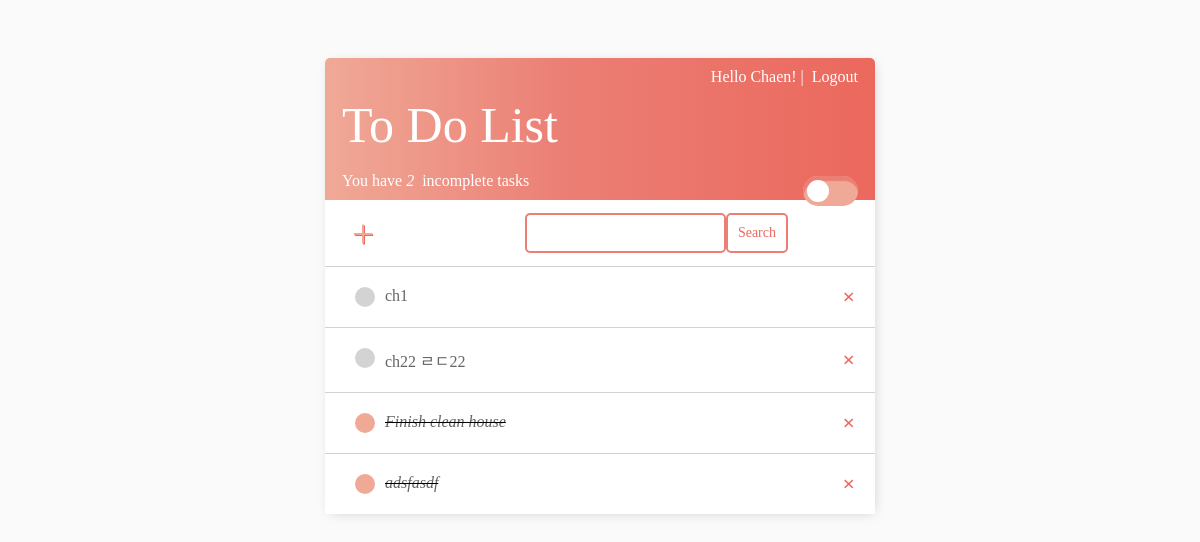
Page / (signed in) on the earlier database version.
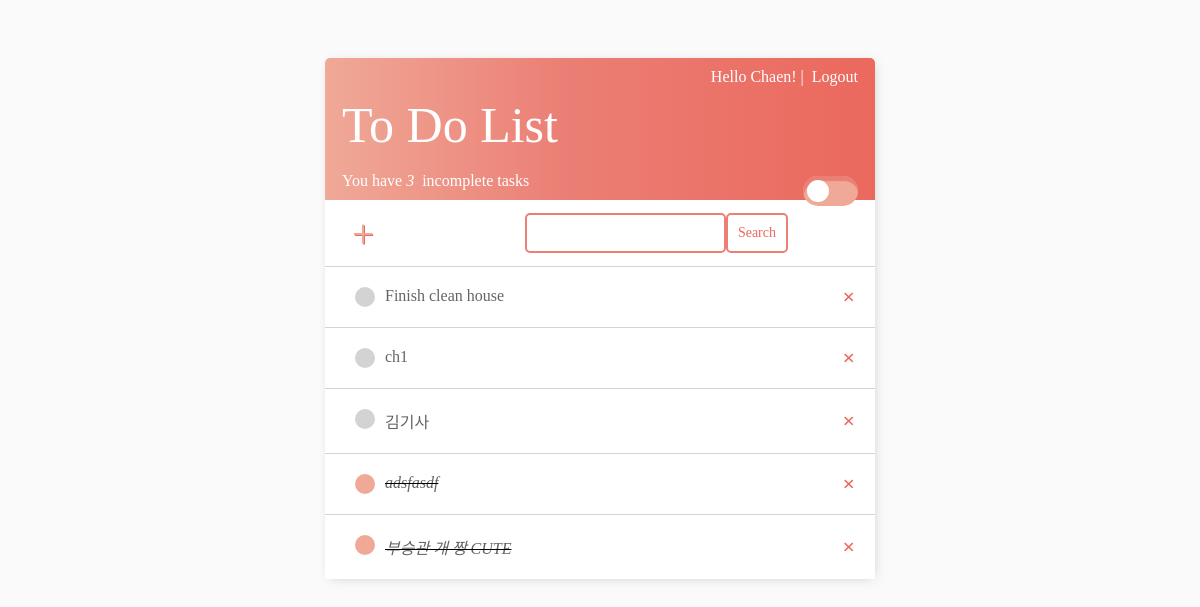
Same page on the later database version.
### base/models.py (models this page shows)
class Task(models.Model):
    user = models.ForeignKey(User, on_delete=models.CASCADE, null=True, blank=True)
    title = models.CharField(max_length=200) #할일의 제목. 리스트에 보여지는 글자
    description = models.TextField(null=True, blank=True)
    complete = models.BooleanField(default=False) #할일 완료시 True
    create = models.DateTimeField(auto_now_add=True)
    def __str__(self):
        return self.title
    class Meta:
        ordering = ['complete']

### base/views.py (the view)
# urls.py: path('', TaskList.as_view(), name='tasks'),
class TaskList(LoginRequiredMixin, ListView):
    model = Task
    context_object_name = 'tasks'
    def get_context_data(self, **kwargs):
        context = super().get_context_data(**kwargs)
        context['tasks'] = context['tasks'].filter(user=self.request.user) #다른사람꺼 못보게
        context['count'] = context['tasks'].filter(complete=False).count() #complete되지않은 task개수 count해줌
        search_input = self.request.GET.get('search-area') or ''
        if search_input:
            context['tasks'] = context['tasks'].filter(
                title__icontains=search_input) #검색 설정. icontains(~포함)대신 startswith(~로 시작하는) 가능
        context['search_input'] = search_input
        return context

### base/templates/base/task_list.html (shortened to what this page needs)
{% extends 'base/main.html' %}
{% block content %}
<div class="header-bar">
    {% if request.user.is_authenticated %}
        <a style="float:right; margin-right:7px;" href="{% url 'logout' %}">&nbsp Logout</a>
        <a style="float:right;">Hello {{request.user|title}}!&nbsp|</a>
    {% else %}
        <a style="float:right; margin-right:7px;" href="{% url 'login' %}">Login</a>
    {% endif %}
    <div>
        <p style="margin: 5px;">&nbsp</p>
        <a style="margin-top: 50px; font-size: 50px; margin-left: 7px;" href="{% url 'tasks' %}">To Do List</a>
        <label class="switch-button" style="float:right; margin-right:7px; margin-top: 80px;">
            <input type="checkbox" onclick="toggleTheme()" /> <span class="toggle-switch"></span>
        </label>
        <p style="margin: 0px;">&nbsp</p>
        <a style="margin-top: 22px; margin-bottom: 0px; margin-left: 7px;">
            You have <i>{{ count }}</i>&nbsp incomplete task{{ count|pluralize:"s" }} </a>
    </div>
</div>
<div id="search-add-wrapper">
    <a style="margin-left: 7px;" id="add-link" href="{% url 'task-create'  %}">&#x2b;</a>
    <form method="GET" style="margin-top: 13px; margin-bottom: 13px; display: flex;">
        <input type='text' name='search-area' value="{{search_input}}">
        <input class= "button" type="submit" value='Search'>
    </form>
</div>
<div class="task-items-wrapper">
    {% for task in tasks %}
        <div class="task-wrapper">
            {% if task.complete %}
                <div class="task-title">
                    <a href="{% url 'uncross' task.id %}"><div class="task-complete-icon"></div></a>
                    <i><s><a href="{% url 'task-update' task.id %}">{{task}}</a></s></i>
                </div>
                <a class="delete-link" href="{% url 'task-delete' task.id %}">&#215;</a>
            {% else %}
                <div class="task-title">
                    <a href="{% url 'crossOff' task.id %}"><div class="task-incomplete-icon"></div></a>
                    <a href="{% url 'task-update' task.id %}">{{task}}</a>
                </div>
                <a class="delete-link" href="{% url 'task-delete' task.id %}">&#215;</a>
            {% endif %}
        </div>
    {% empty %}
        <h3>No items in list</h3>
    {% endfor %}
</div>
{% endblock content %}

Differences in the rows shown:
changed Task "Finish clean house": complete True → False (drawn); moves up the list
changed Task: title "ch22 ㄹㄷ22" → "김기사"
added Task: title "부승관 개 짱 CUTE"
Other differences:
{{ count }}: "2" → "3"
